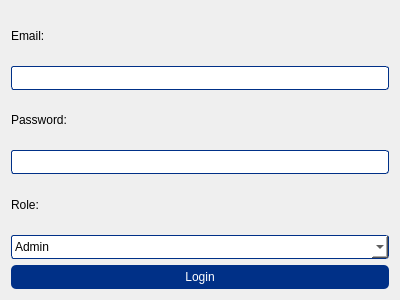
<?xml version="1.0" encoding="UTF-8"?>
<ui version="4.0">
 <class>LoginController</class>
 <widget class="QWidget" name="LoginController">
  <property name="geometry">
   <rect>
    <x>0</x>
    <y>0</y>
    <width>400</width>
    <height>300</height>
   </rect>
  </property>
  <property name="windowTitle">
   <string>Bajaj Management System - Login</string>
  </property>
  <property name="styleSheet">
   <string>background-color: #E6F0FA; /* Light blue background */
QLabel { font-size: 14px; color: #003087; font-weight: bold; }
QPushButton { background-color: #003087; color: white; border-radius: 5px; padding: 5px; }
QPushButton:hover { background-color: #0052cc; }
QLineEdit { border: 1px solid #003087; border-radius: 3px; padding: 3px; }
QComboBox { border: 1px solid #003087; border-radius: 3px; padding: 3px; background-color: white; }</string>
  </property>
  <layout class="QVBoxLayout" name="verticalLayout">
   <item>
    <widget class="QLabel" name="label">
     <property name="text">
      <string>Email:</string>
     </property>
    </widget>
   </item>
   <item>
    <widget class="QLineEdit" name="emailLineEdit"/>
   </item>
   <item>
    <widget class="QLabel" name="label_2">
     <property name="text">
      <string>Password:</string>
     </property>
    </widget>
   </item>
   <item>
    <widget class="QLineEdit" name="passwordLineEdit">
     <property name="echoMode">
      <enum>QLineEdit::EchoMode::Password</enum>
     </property>
    </widget>
   </item>
   <item>
    <widget class="QLabel" name="label_3">
     <property name="text">
      <string>Role:</string>
     </property>
    </widget>
   </item>
   <item>
    <widget class="QComboBox" name="roleComboBox">
     <item>
      <property name="text">
       <string>Admin</string>
      </property>
     </item>
     <item>
      <property name="text">
       <string>Driver</string>
      </property>
     </item>
     <item>
      <property name="text">
       <string>Traffic Police</string>
      </property>
     </item>
    </widget>
   </item>
   <item>
    <widget class="QPushButton" name="loginButton">
     <property name="text">
      <string>Login</string>
     </property>
    </widget>
   </item>
  </layout>
 </widget>
 <resources/>
 <connections/>
</ui>
